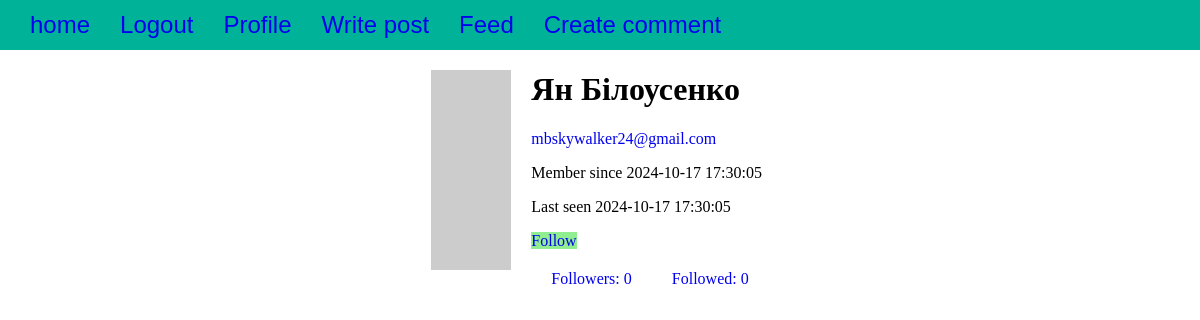
Page /user/Ян Білоусенко (signed in) on the earlier database version.
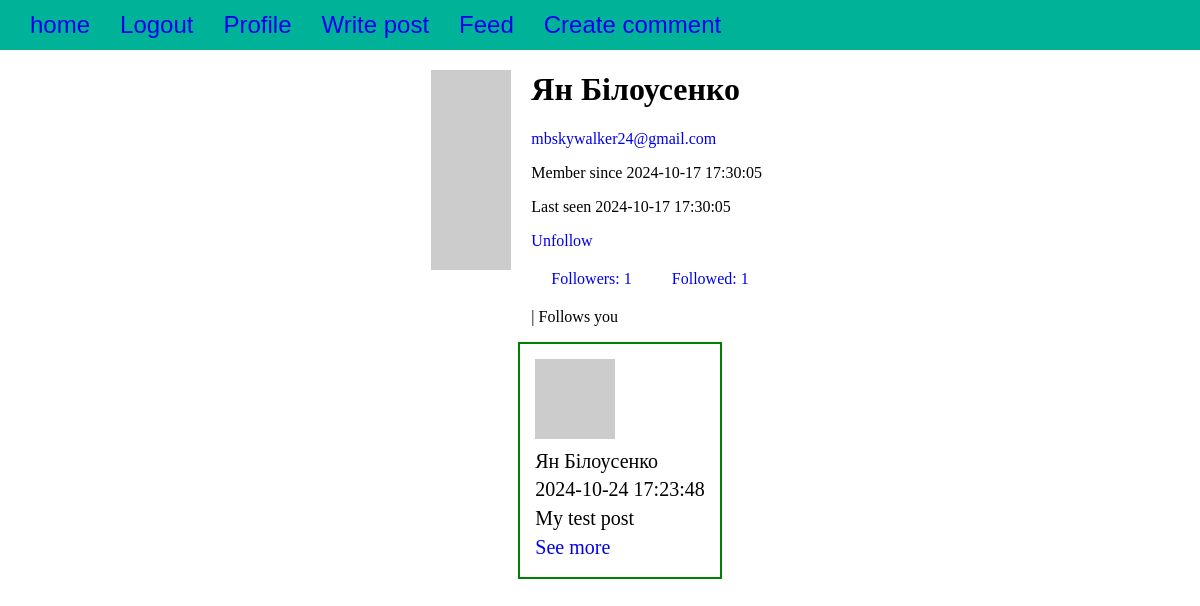
Same page on the later database version.
### main.py (models this page shows, shortened)
class Post(db.Model):
    __tablename__ = 'posts'
    id = db.Column(db.Integer, primary_key=True)
    body = db.Column(db.Text)
    timestamp = db.Column(db.DateTime, index=True, default=datetime.now)
    author_id = db.Column(db.Integer, db.ForeignKey('users.id'))

class User(UserMixin, db.Model):
    __tablename__ = 'users'
    id = db.Column(db.Integer, primary_key=True)
    email = db.Column(db.String(64), unique=True, index=True)
    name = db.Column(db.String(64), unique=True, nullable=False)
    location = db.Column(db.String(64))
    about_me = db.Column(db.Text)
    member_since = db.Column(db.DateTime(), default=datetime.now)
    last_seen = db.Column(db.DateTime(), default=datetime.now)
    password_hash = db.Column(db.String(128))
    confirmed = db.Column(db.Boolean, default=False)
    avatar_hash = db.Column(db.String(32))
    followed = db.relationship('Follow', foreign_keys=[Follow.follower_id], backref=db.backref('follower', lazy='joined'),
                               lazy='dynamic', cascade='all, delete-orphan')
    follower = db.relationship('Follow', foreign_keys=[Follow.followed_id], backref=db.backref('followed', lazy='joined'),
                               lazy='dynamic', cascade='all, delete-orphan')
    posts = db.relationship('Post', backref='author', lazy='dynamic')
    comments = db.relationship('Comment', backref='user', lazy='dynamic')
    role_id = db.Column(db.Integer, db.ForeignKey('roles.id'))
    @property
    def password(self):
        raise AttributeError('password is not a readable attribute')
    def is_following(self, user):
        if user is None or user.id is None:  # Додай перевірку на None
            return False
        return self.followed.filter_by(followed_id=user.id).first() is not None
    def can(self, perm):
        return self.role is not None and self.role.has_permissions(perm)
    def is_admin(self):
        return self.can(Permission.ADMIN)
    def gravatar(self, size=100, default='identicon', rating='g'):
        if request.is_secure:
            url = 'https://secure.gravatar.com/avatar'
        else:
            url = 'http://www.gravatar.com/avatar'
        hash = self.avatar_hash or self.gravatar_hash()
        return f'{url}/{hash}?s={size}&d={default}&r={rating}'

### main.py (the view)
@app.route('/user/<username>')
def user(username):
    user = User.query.filter_by(name=username).first_or_404()
    posts = user.posts.order_by(Post.timestamp.desc()).all()
    timestamp = str(user.member_since)
    timestamp2 = str(user.last_seen)
    dt_object = datetime.strptime(timestamp, '%Y-%m-%d %H:%M:%S.%f')
    dt_object2 = datetime.strptime(timestamp2, '%Y-%m-%d %H:%M:%S.%f')
    formatted_timestamp = dt_object.strftime('%Y-%m-%d %H:%M:%S')
    formatted_timestamp2 = dt_object2.strftime('%Y-%m-%d %H:%M:%S')
    user_followers = user.follower.all()
    user_followed = user.followed.all()
    followers = 0
    followed = 0
    for u in user_followers:
        followers += 1
    for u in user_followed:
        followed += 1
    return render_template('user.html', user=user, formatted_timestamp=formatted_timestamp, formatted_timestamp2=formatted_timestamp2,
                           posts=posts, followers=str(followers), followed=str(followed))

### main.py (called while the page is built)
@login_manager.user_loader
def load_user(user_id):
    return User.query.get(int(user_id))

    def has_permissions(self, perm):
        return self.permissions & perm == perm

### templates/user.html (shortened to what this page needs)
{% extends "home.html" %}
{% block user %}
<div class="page-header">
    <img src="{{ user.gravatar(size=240) }}" alt="avatar">
    <div class="user_info_cont">
        {% if user.name %}<h1>{{ user.name }}</h1>{% endif %}
    {% if current_user.is_admin() %}
    <p><a href="mailto:{{ user.email }}">{{ user.email }}</a></p>
    {% endif %}
    <p>
    <div>Member since {{ formatted_timestamp }}</div>
    <p>Last seen {{ formatted_timestamp2 }}</p>
    </p>
{% if user != current_user %}
{% if current_user.is_following(user) %}
<a href="{{ url_for('unfollow', username=user.name) }}" class="btn btn-default">Unfollow</a>
{% else %}
<a href="{{ url_for('follow', username=user.name) }}" class="btn btn-primary">Follow</a>
{% endif %}
{% endif %}
<div class="followers_followed_links">
    <a href="{{ url_for('followers', username=user.name) }}">Followers: <span>{{ followers }}</span></a>
    <a href="{{ url_for('followed', username=user.name) }}">Followed: <span>{{ followed }}</span></a>
</div>
{% if current_user.is_authenticated and user != current_user and
    user.is_following(current_user) %}
    | <span class="label label-default">Follows you</span>
    {% endif %}
    </div>
</div>
<div>
<ul class="posts">
    {% for post in posts %}
    <li class="post">
    <div class="profile-thumbnail">
    <a href="{{ url_for('.user', username=post.author.name) }}">
    <img class="img-rounded profile-thumbnail"
    src="{{ post.author.gravatar(size=60) }}">
    </a>
    <div> {{ post.author.name }}</div>
    </div>
    <div class="post-date">{{ post.timestamp.strftime('%Y-%m-%d %H:%M:%S') }}</div>
    <div class="post-body">{{ post.body }}</div>
    <div class="buttons_cont">
        <a href="{{ url_for('post', id=post.id) }}" class="see_more">See more</a>
    </div>
    </li>
    {% endfor %}
    </ul>
</div>
{% endblock %}

Differences in the rows shown:
added Post: author.name "Ян Білоусенко", timestamp "2024-10-24 17:23:48", body "My test post"
Other differences:
{{ followers }}: "0" → "1"
{{ followed }}: "0" → "1"
text no longer shown: "Follow"
text now shown: "Unfollow | Follows you"
